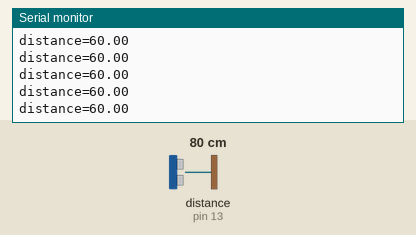
The sketch below on a simulated Arduino Uno, built with avr-gcc and run on an emulated ATmega328P. Parts: the last lines printed to the serial monitor. Wiring (inferred from the names in the program): ultrasonic range finder: trigger pin 8; echo pin 13. Inputs (shaded band) come from the test bench; at power-on: distance to the obstacle (sensor on pin 13) 80 cm. The echo pulse lasts 58.3 µs per cm.

Above: at 1.2 s.
1.3 s: distance to the obstacle (sensor on pin 13) set to 2 cm
At 2.0 s:
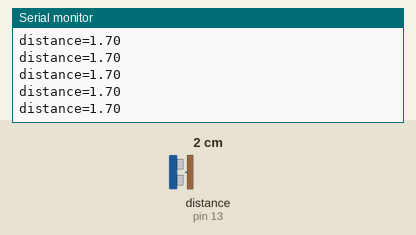
2.8 s: distance to the obstacle (sensor on pin 13) set to 18 cm
At 3.9 s:
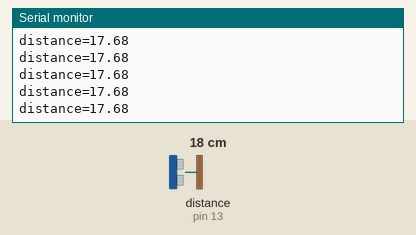
Timing chart, 0 to 5.8 s (numbered marks = the images above; inputs shaded):
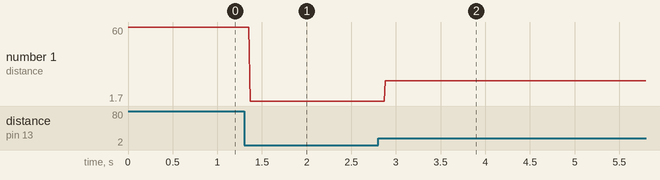

Measured:
- after the input at 1.3 s, the serial monitor: prints a new line after 0.07 s (image 1)
- after the input at 2.8 s, the serial monitor: prints a new line after 0.08 s (image 2)
- plotted number 1: 60 → 1.7 after the input at 1.3 s, 1.7 → 17.68 after the input at 2.8 s

The sketch:

USSTest.ino
```cpp
#define USS_TRIG      8   //ULTRASONIC SENSOR SIGNAL TRANSFER PIN
#define USS_ECHO       13
float distance;
void USS()
{
  float DURATION, DISTANCE;
  digitalWrite(USS_TRIG, LOW);
  delayMicroseconds(2);
  digitalWrite(USS_TRIG, HIGH);
  delayMicroseconds(10);
  digitalWrite(USS_TRIG, LOW);
  DURATION = pulseIn(USS_ECHO, HIGH,5000);
  if (DURATION>0)
  distance = (DURATION * 0.0343) / 2;
  else
  distance = 60;

  Serial.print("distance=");
  Serial.println(distance);
  //delay(100);
}
void setup(){
    pinMode(USS_TRIG, OUTPUT);
  pinMode(USS_ECHO, INPUT);
  Serial.begin(9600);
  }
  void loop(){
    USS();
    }
```
